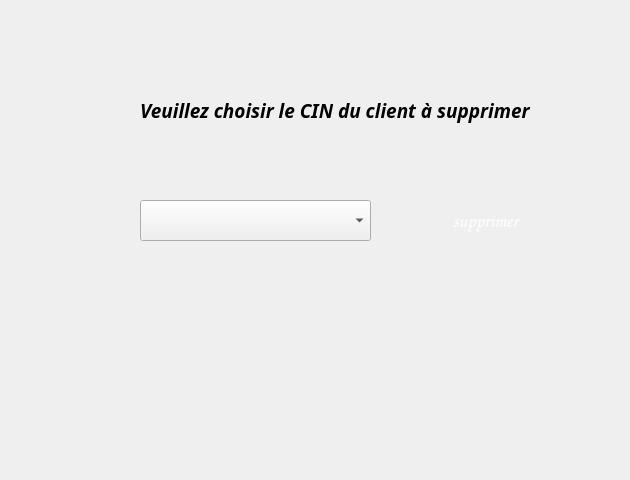
    <widget class="QWidget" name="page_supp">
     <widget class="QPushButton" name="PBsupprimer_2">
      <property name="geometry">
       <rect>
        <x>400</x>
        <y>200</y>
        <width>171</width>
        <height>41</height>
       </rect>
      </property>
      <property name="font">
       <font>
        <family>Comic Sans MS</family>
        <pointsize>14</pointsize>
        <weight>50</weight>
        <bold>false</bold>
       </font>
      </property>
      <property name="styleSheet">
       <string notr="true">QPushButton {
            color: white;
            border-image: url(:/img/bouton.png) 3 10 3 10;

            border-top: 3px transparent;
            border-bottom: 3px transparent;
            border-right: 10px transparent;
            border-left: 10px transparent;
        }</string>
      </property>
      <property name="text">
       <string>supprimer</string>
      </property>
     </widget>
     <widget class="QLabel" name="label_8">
      <property name="geometry">
       <rect>
        <x>140</x>
        <y>90</y>
        <width>481</width>
        <height>41</height>
       </rect>
      </property>
      <property name="font">
       <font>
        <family>Playfair Display ExtraBold</family>
        <pointsize>14</pointsize>
        <weight>75</weight>
        <italic>true</italic>
        <bold>true</bold>
       </font>
      </property>
      <property name="text">
       <string>Veuillez choisir le CIN du client à supprimer</string>
      </property>
     </widget>
     <widget class="QComboBox" name="CBcin">
      <property name="geometry">
       <rect>
        <x>140</x>
        <y>200</y>
        <width>231</width>
        <height>41</height>
       </rect>
      </property>
      <property name="font">
       <font>
        <family>Segoe UI</family>
        <pointsize>14</pointsize>
        <weight>50</weight>
        <bold>false</bold>
       </font>
      </property>
     </widget>
     <widget class="QLabel" name="bg3">
      <property name="geometry">
       <rect>
        <x>270</x>
        <y>290</y>
        <width>161</width>
        <height>181</height>
       </rect>
      </property>
      <property name="text">
       <string/>
      </property>
      <property name="pixmap">
       <pixmap resource="image/img.qrc">:/img/hk5.png</pixmap>
      </property>
      <property name="scaledContents">
       <bool>true</bool>
      </property>
     </widget>
    </widget>
